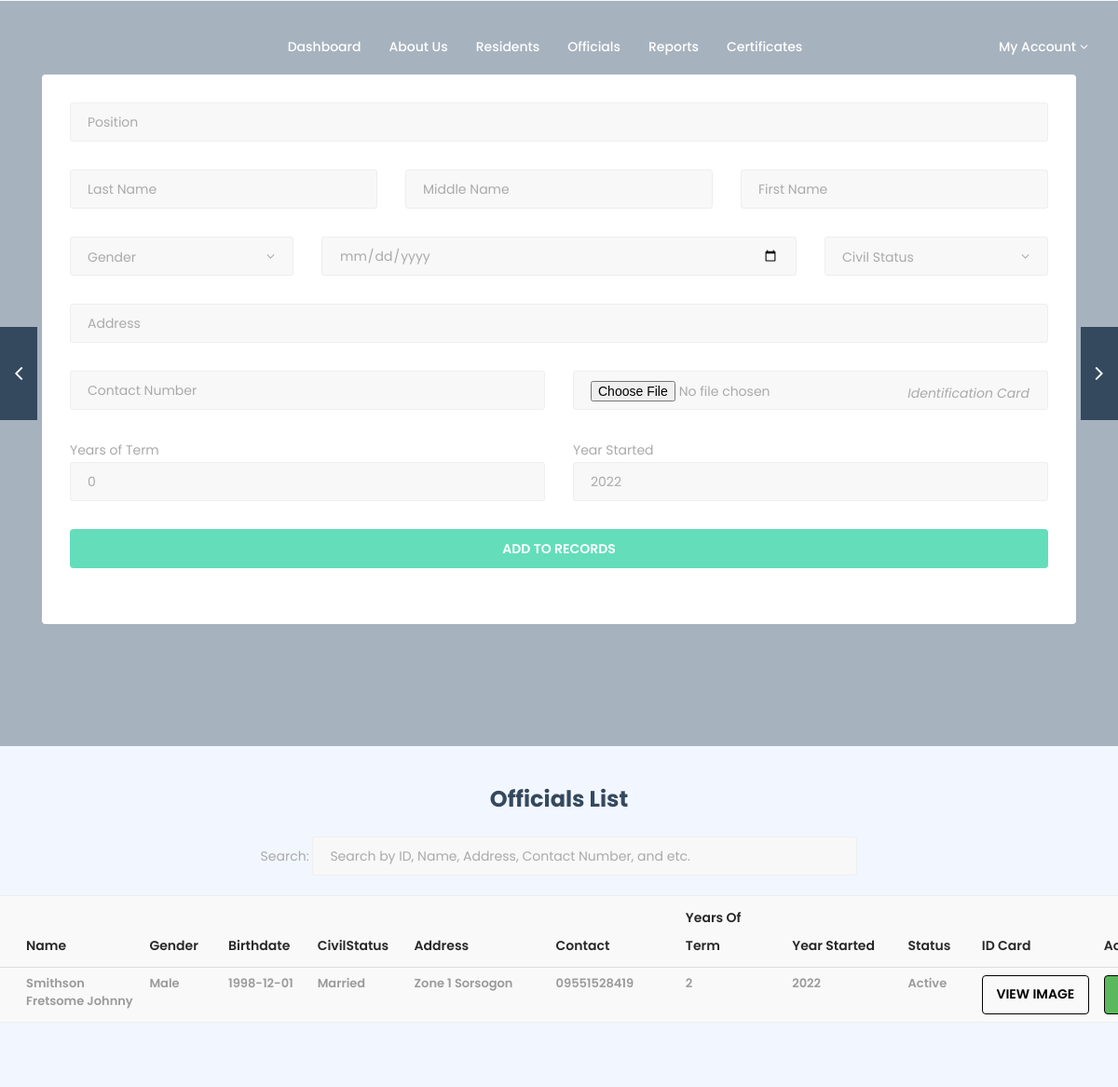
/admin/officials.php, run on the app's committed database.
### tables this page shows
CREATE TABLE `officials` (
  `officialid` int(11) NOT NULL,
  `position` text NOT NULL,
  `lastname` text NOT NULL,
  `middlename` text NOT NULL,
  `firstname` text NOT NULL,
  `gender` text NOT NULL,
  `birthdate` text NOT NULL,
  `civilstatus` text NOT NULL,
  `address` text NOT NULL,
  `idcard` text NOT NULL,
  `contact` text NOT NULL,
  `termyears` text NOT NULL,
  `yearstarted` text NOT NULL,
  `status` tinyint(4) NOT NULL
);

### admin/officials.php (the view, shortened to what this page needs)
<!DOCTYPE html>
<html dir="ltr" lang="en-US">
	<head>
		<link href="assets/css/external.css" rel="stylesheet">
		<link href="assets/css/bootstrap.min.css" rel="stylesheet">
		<link href="assets/css/style.css" rel="stylesheet">
	</head>
	<body>
		<div id="wrapper" class="wrapper clearfix">
				<?php include 'navbar.php'; ?>
		</div>
		</nav>
	</header>
		<section id="heroSearch" class="hero-search mtop-0 pt-0 pb-0">
		<div class="container">
			<div class="row">
				<div class="col-xs-12 col-sm-12 col-md-12">
					<div class="slider--content">
						<form class="mb-0" method="post" action="funcOfficials.php" enctype="multipart/form-data" style="margin-top: -100px;">
							<div class="form-box search-properties">
								<div class="row">
									<div class="col-xs-12 col-sm-6 col-md-12">
										<div class="form-group">
											<div class="select--box">
												<input type="text" name="position" class="form-control" id="select-position" placeholder="Position" required>
											</div>
										</div>
									</div>
									<div class="col-xs-12 col-sm-6 col-md-4">
										<div class="form-group">
											<div class="select--box">
												<input type="text" name="lastname" class="form-control" id="select-location" placeholder="Last Name" required>
											</div>
										</div>
									</div>
									<div class="col-xs-12 col-sm-6 col-md-4">
										<div class="form-group">
											<div class="select--box">
												<input type="text" name="middlename" class="form-control" id="select-location" placeholder="Middle Name">
											</div>
										</div>
									</div>
									<div class="col-xs-12 col-sm-6 col-md-4">
										<div class="form-group">
											<div class="select--box">
												<input type="text" name="firstname" class="form-control" id="select-location" placeholder="First Name" required>
											</div>
										</div>
									</div>
									<div class="col-xs-12 col-sm-6 col-md-3">
										<div class="form-group">
											<div class="select--box">
												<i class="fa fa-angle-down"></i>
												<select name="gender" id="select-gender">
													<option>Gender</option>
												</select>
											</div>
										</div>
									</div>
									<div class="col-xs-12 col-sm-6 col-md-6">
										<div class="form-group">
											<div class="select--box">
												<input type="date" name="birthdate" class="form-control" id="select-birthdate" placeholder="Birthdate">
											</div>
										</div>
									</div>
									<div class="col-xs-12 col-sm-6 col-md-3">
										<div class="form-group">
											<div class="select--box">
												<i class="fa fa-angle-down"></i>
												<select name="civilstatus" id="select-type">
													<option>Civil Status</option>
												</select>
											</div>
										</div>
									</div>
									<div class="col-xs-12 col-sm-6 col-md-12">
										<div class="form-group">
											<div class="select--box">
												<input type="text" name="address" class="form-control" id="select-address" placeholder="Address" required>
											</div>
										</div>
									</div>
									<div class="col-xs-12 col-sm-6 col-md-6">
										<div class="form-group">
											<div class="select--box">
												<input type="text" name="contact" class="form-control" id="select-contact" placeholder="Contact Number" required>
											</div>
										</div>
									</div>
									<div class="col-xs-12 col-sm-6 col-md-6">
										<div class="form-group">
											<div class="select--box">
												<i>Identification Card</i>
												<input type="file" class="form-control" name="myfile" required="required"/>
											</div>
										</div>
									</div>
									<div class="col-xs-12 col-sm-6 col-md-6">
										<div class="form-group">
											<div class="select--box">
												<p style="display:inline;">Years of Term</p><input type="number" name="termyears" class="form-control" id="select-termyears" placeholder="0">
											</div>
										</div>
									</div>
									<div class="col-xs-12 col-sm-6 col-md-6">
										<div class="form-group">
											<div class="select--box">
												<p style="display:inline;">Year Started</p><input type="text" maxlength="4" pattern="\d{4}" name="yearstarted" class="form-control" id="select-yearstarted" placeholder="2022">
											</div>
										</div>
									</div>
									<div class="col-xs-12 col-sm-6 col-md-12">
										<input type="submit" value="Add to Records" name="submit" class="btn btn--primary btn--block">
									</div>
								</div>
							</div>
						</form>
					</div>
				</div>
			</div>
		</div>
		<div class="carousel slider-navs" data-slide="1" data-slide-rs="1" data-autoplay="true" data-nav="true" data-dots="false" data-space="0" data-loop="true" data-speed="800">
		</div>
	</section>
	<section id="properties-carousel" class="properties-carousel pt-45 pb-90">
		<div class="container">
			<div class="row">
				<center><h5>Officials List</h5>
			Search: <input id="myInput" class="form-control" style="display:inline;width: 50%;" type="text" placeholder="Search by ID, Name, Address, Contact Number, and etc."></center><br>
			<?php
			$sql = "SELECT * FROM officials";
                        echo
                        "
                        <div class='container' style='width:1550px;margin-left:-200px'>
                        <table class='table table-striped'>
                        <thead>
                        <tr style = 'height: 30px;'>
                        <th style = 'width: 180px;'>Official ID</th>
                        <th style = 'width: 150px;'>Position</th>
                        <th style = 'width: 350px;'>Name</th>
                        <th style = 'width: 150px;'>Gender</th>
                        <th style = 'width: 150px;'>Birthdate</th>
                        <th style = 'width: 150px;'>CivilStatus</th>
                        <th style = 'width: 450px;'>Address</th>
                        <th style = 'width: 300px;'>Contact</th>
                        <th style = 'width: 350px;'>Years of Term</th>
                        <th style = 'width: 350px;'>Year Started</th>
                        <th style = 'width: 150px;'>Status</th>
                        <th style = 'width: 250px;'>ID Card</th>
                        <th style = 'width: 550px;'>Action</th>
                        </tr>";
                        $result = mysqli_query($cn,$sql);
                        while($row = mysqli_fetch_assoc($result))
                        {
                                echo"<tbody id='myTable'>";
                                echo "<tr>";
                                echo "<td>" . $row['position'] . " </td> ";
                                echo '<td>'. $row['lastname'].' ' . $row['middlename'] . ' ' . $row['firstname'] . '</td>';
                                echo "<td>" . $row['gender'] . " </td> ";
                                echo "<td>" . $row['birthdate'] . "  </td> ";
                                echo "<td>" . $row['civilstatus'] . "</td> ";
                                echo "<td>" . $row['address'] . "</td> ";
                                echo "<td>" . $row['contact'] . "</td> ";
                                echo "<td>" . $row['termyears'] . "</td> ";
                                echo "<td>" . $row['yearstarted'] . "</td> ";
                                if ($row['status'] == "0")
                                {
                                	$stat = "Active";
                                }
                                else {
                                	$stat = "Archived";
                                }
                                echo "<td>" . $stat . "</td> ";
                                echo "<td><a target='_blank' class='btn btn-light' style='width:100%;border:1px solid black;color:black' href='".$row['idcard']."'>View Image</a></td> ";
                                echo "<td><a class='btn btn-success' style='width:49%;border:1px solid black;color:black' href='viewOfficial.php?id=" . $row['officialid'] . "'>Edit</a> ";
                                if ($row['status'] == "0")
                                {
                                	echo "<a class='btn btn-warning' style='width:49%;border:1px solid black;color:black' href='archiveOfficials.php?id=" . $row['officialid'] . "'>Archive</a></td> ";
                                }
                                else {
                                	echo "<a class='btn btn-warning' style='width:49%;border:1px solid black;color:black' href='activateOfficials.php?id=" . $row['officialid'] . "'>Restore</a></td> ";
                                }
                	}
                	echo '</table><br>';
                	?>
			</div>
		</div>
	</section>
</body>
</html>

### data on the page
officials: lastname "Smithson", middlename "Fretsome", firstname "Johnny", gender "Male", birthdate "1998-12-01", civilstatus "Married", address "Zone 1 Sorsogon", contact "09551528419", termyears "2", yearstarted "2022", status "Active"
